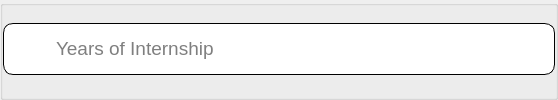
                  <widget class="QGroupBox" name="years">
                   <property name="title">
                    <string/>
                   </property>
                   <layout class="QHBoxLayout" name="horizontalLayout_18">
                    <property name="spacing">
                     <number>0</number>
                    </property>
                    <property name="leftMargin">
                     <number>0</number>
                    </property>
                    <property name="topMargin">
                     <number>0</number>
                    </property>
                    <property name="rightMargin">
                     <number>0</number>
                    </property>
                    <property name="bottomMargin">
                     <number>5</number>
                    </property>
                    <item>
                     <widget class="QGroupBox" name="groupBox_18">
                      <property name="sizePolicy">
                       <sizepolicy hsizetype="Fixed" vsizetype="Fixed">
                        <horstretch>0</horstretch>
                        <verstretch>0</verstretch>
                       </sizepolicy>
                      </property>
                      <property name="minimumSize">
                       <size>
                        <width>100</width>
                        <height>0</height>
                       </size>
                      </property>
                      <property name="maximumSize">
                       <size>
                        <width>1250</width>
                        <height>16777215</height>
                       </size>
                      </property>
                      <property name="styleSheet">
                       <string notr="true">border-style:solid;
border-width:1px;
border-radius: 10px;
background-color:white;</string>
                      </property>
                      <property name="title">
                       <string/>
                      </property>
                      <layout class="QHBoxLayout" name="horizontalLayout_12">
                       <property name="spacing">
                        <number>10</number>
                       </property>
                       <property name="leftMargin">
                        <number>10</number>
                       </property>
                       <property name="topMargin">
                        <number>10</number>
                       </property>
                       <property name="rightMargin">
                        <number>0</number>
                       </property>
                       <property name="bottomMargin">
                        <number>10</number>
                       </property>
                       <item>
                        <widget class="QGroupBox" name="groupBox_19">
                         <property name="sizePolicy">
                          <sizepolicy hsizetype="Expanding" vsizetype="Expanding">
                           <horstretch>0</horstretch>
                           <verstretch>0</verstretch>
                          </sizepolicy>
                         </property>
                         <property name="maximumSize">
                          <size>
                           <width>30</width>
                           <height>30</height>
                          </size>
                         </property>
                         <property name="styleSheet">
                          <string notr="true">border:none;</string>
                         </property>
                         <property name="title">
                          <string/>
                         </property>
                         <layout class="QVBoxLayout" name="verticalLayout_20">
                          <property name="leftMargin">
                           <number>0</number>
                          </property>
                          <property name="topMargin">
                           <number>0</number>
                          </property>
                          <property name="rightMargin">
                           <number>0</number>
                          </property>
                          <property name="bottomMargin">
                           <number>0</number>
                          </property>
                          <item>
                           <widget class="QLabel" name="mbtiLabel_8">
                            <property name="sizePolicy">
                             <sizepolicy hsizetype="Minimum" vsizetype="Minimum">
                              <horstretch>0</horstretch>
                              <verstretch>0</verstretch>
                             </sizepolicy>
                            </property>
                            <property name="minimumSize">
                             <size>
                              <width>30</width>
                              <height>30</height>
                             </size>
                            </property>
                            <property name="maximumSize">
                             <size>
                              <width>30</width>
                              <height>30</height>
                             </size>
                            </property>
                            <property name="text">
                             <string/>
                            </property>
                            <property name="pixmap">
                             <pixmap>assets/calendar-svgrepo-com.svg</pixmap>
                            </property>
                            <property name="scaledContents">
                             <bool>true</bool>
                            </property>
                           </widget>
                          </item>
                         </layout>
                        </widget>
                       </item>
                       <item>
                        <widget class="QLineEdit" name="mbtiBox_8">
                         <property name="sizePolicy">
                          <sizepolicy hsizetype="Expanding" vsizetype="Fixed">
                           <horstretch>0</horstretch>
                           <verstretch>0</verstretch>
                          </sizepolicy>
                         </property>
                         <property name="minimumSize">
                          <size>
                           <width>500</width>
                           <height>0</height>
                          </size>
                         </property>
                         <property name="maximumSize">
                          <size>
                           <width>1250</width>
                           <height>16777215</height>
                          </size>
                         </property>
                         <property name="font">
                          <font>
                           <pointsize>14</pointsize>
                          </font>
                         </property>
                         <property name="styleSheet">
                          <string notr="true">border:none;
</string>
                         </property>
                         <property name="inputMask">
                          <string/>
                         </property>
                         <property name="text">
                          <string/>
                         </property>
                         <property name="placeholderText">
                          <string>Years of Internship</string>
                         </property>
                         <property name="clearButtonEnabled">
                          <bool>false</bool>
                         </property>
                        </widget>
                       </item>
                      </layout>
                     </widget>
                    </item>
                   </layout>
                  </widget>
